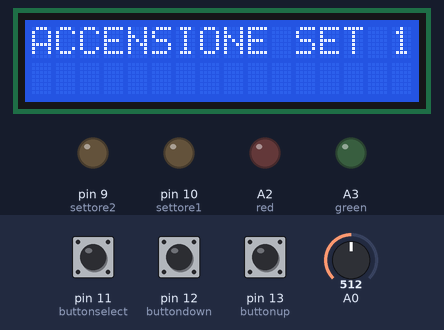
This sketch was run on a simulated Arduino Uno, built with avr-gcc and run on an emulated ATmega328P. On the bench: 16×2 character LCD, output pins drawn as LEDs (lit = HIGH). Inputs (shaded band) come from the test bench; at power-on: pin 11 (buttonselect) HIGH, pin 12 (buttondown) HIGH, pin 13 (buttonup) HIGH, A0 = 512.

Above: at 1.2 s.
1.3 s: pin 11 (buttonselect) pulled LOW for 0.15 s
At 2.0 s:
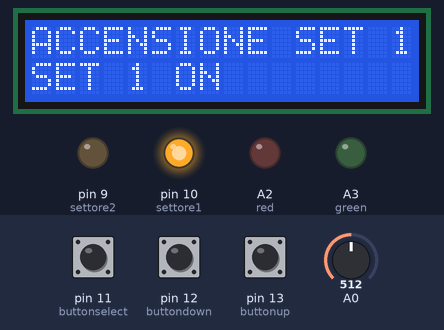
2.9 s: pin 12 (buttondown) pulled LOW for 0.15 s
At 4.2 s:
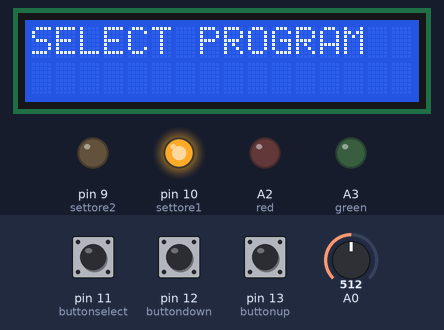
4.5 s: pin 11 (buttonselect) pulled LOW for 1 s
At 6.7 s:
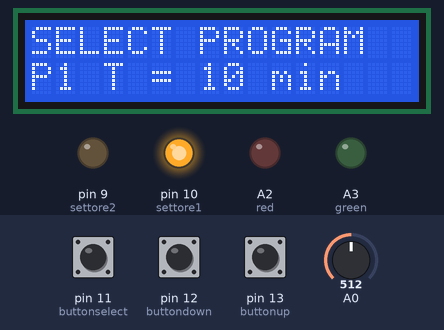
7.0 s: pin 12 (buttondown) pulled LOW for 1 s
At 8.7 s:
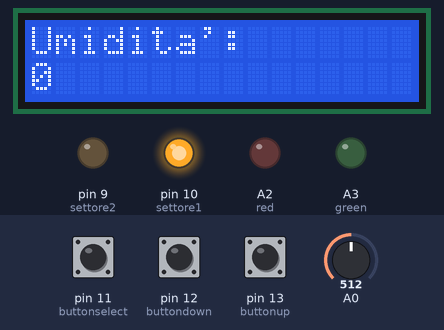
9.5 s: pin 12 (buttondown) pulled LOW for 0.15 s
At 10.7 s:
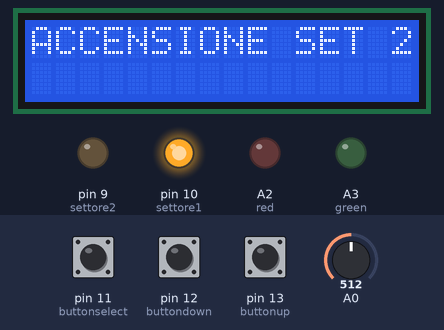
11.1 s: pin 11 (buttonselect) pulled LOW for 0.15 s
At 11.9 s:
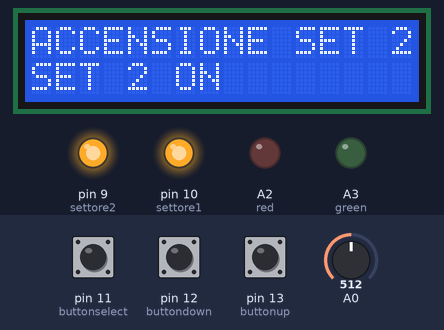
Timing chart, 0 to 13.7 s (numbered marks = the images above; inputs shaded):
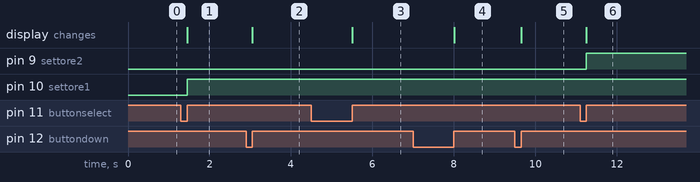

The sketch:

3_programmazioni.ino
```cpp
#define buttonup 13 //pulsante SU al pin 13
#define buttondown 12 //Pulsante GIU al pin 12
#define buttonselect 11 //Pulsante SELEZIONA al pin 9

#define red A2 //LED rosso al pin A2
#define green A3 //LED verde al pin A3

#define settore1 10 //Relè 1 al pin 10
#define settore2 9 //Rele 2 al pin 9

#define umidity A0 //sensore umidità terreno al pin A0
const int soglia_critica = 300; //soglia critica umidità terreno
int valore; //variabile umidità terreno

int prog;

//Funzioni dei vari cicli
void changeMenu();
void dispMenu();
void mostraMsg();

void controlsettore1();
void controlsettore2();
void umidita();


//Variabili globali
char menu = 0x01;
char set1 = 0x00, set2 = 0x00 , set3 = 0x00;
boolean t_buttonup, t_buttondown, t_buttonselect;


//DISPLAY Mappa Hardware

#include <LiquidCrystal.h>

LiquidCrystal lcd ( 2,   //RS
                    3,  //EN
                    4,  //D4
                    5,  //D5
                    6,  //D6
                    7); //D7

void setup() {

  lcd.begin(16, 2);

  pinMode(buttonup, INPUT_PULLUP);
  pinMode(buttondown, INPUT_PULLUP);
  pinMode(buttonselect, INPUT_PULLUP);

  pinMode(red, OUTPUT); //LED ROSSO
  pinMode(green, OUTPUT); //LED VERDE
  pinMode(settore1, OUTPUT); //RELÈ 1 (settore 1)
  pinMode(settore2, OUTPUT); //RELÈ 2 (settore 2)

  digitalWrite (settore1, LOW);    //Imposto inizialmente il relè1 (settore 1)  allo stato basso (spento)
  digitalWrite (settore2, LOW);    //Imposto inizialmente il relè2 (settore 2) allo stato basso (spento)

  prog = 1; //imposto inizialmente il programma di irrigazione 1 (default)

  t_buttonup   = 0x00;             //Inizializza le variabili come ZERO
  t_buttondown = 0x00;
  t_buttonselect  = 0x00;
}

void loop() {
  changeMenu();               //Menu di scambio
  dispMenu();                //Selezionare il menu

  int valore = analogRead(A0); //Legge il valore analogico
  Serial.println(valore); //Stampa a schermo il valore
}
//Funzioni
void changeMenu() {

  if (digitalRead(buttonup) == 0x00) {     //Setta la variabile in 1 se si preme il pulsante UP
    t_buttonup = 0x01;
  }

  if (digitalRead(buttondown) == 0x00) {    //Setta la variabile in 1 se si preme il pulsante DOWN
    t_buttondown = 0x01;
  }

  if (digitalRead(buttonup) && t_buttonup) {
    t_buttonup = 0x00;
    lcd.clear();        //Cancella Schermo lcd
    menu++;
    if (menu > 0x04) {
      menu = 0x01;
    }
  }
  if (digitalRead(buttondown) && t_buttondown) {
    t_buttondown = 0x00;
    lcd.clear();
    menu--;
    if (menu < 0x01) {
      menu = 0x04;
    }
  }
}

void dispMenu() {
  switch (menu) {
    case 0x01:
      controlsettore1(); //Funzione controllo settore 1
      break;
    case 0x02:
      controlsettore2(); //Funzione controllo settore 2
      break;
    case 0x03:
      umidita(); //Funzione controllo umidità
      break;
    case 0x04:
      controlRTC(); //Funzione controllo modulo RTC
      break;
  }
}

/*Ciclo per la funzione controllo settore1*/
void controlsettore1() {
  lcd.setCursor(0, 0);
  lcd.print("ACCENSIONE SET 1");

  if (digitalRead(buttonselect) == 0x00) {
    t_buttonselect = 0x01;
  }
  if (digitalRead(buttonselect) && t_buttonselect) {
    t_buttonselect = 0x00;
    set1++;

    if (set1 > 2) {
      set1 = 0x01;
    }
    switch (set1) {
      case 0x01:
        lcd.clear();
        lcd.setCursor(0, 1);
        digitalWrite (settore1, HIGH);  //Accendo il settore 1
        lcd.print("SET 1 ON");
        break;
      case 0x02:
        lcd.clear();
        lcd.setCursor(0, 1);
        digitalWrite (settore1, LOW);  //Spengo il settore 1
        lcd.print("SET 1 OFF");
        break;
    }
  }
}
/*Ciclo per la funzione controllo settore 2*/
void controlsettore2() {
  lcd.setCursor(0, 0);
  lcd.print("ACCENSIONE SET 2");

  if (digitalRead(buttonselect) == 0x00) {
    t_buttonselect = 0x01;
  }
  if (digitalRead(buttonselect) && t_buttonselect) {
    t_buttonselect = 0x00;
    set2++;

    if (set2 > 2) {
      set2 = 0x01;
    }
    switch (set2) {
      case 0x01:
        lcd.clear();
        lcd.setCursor(0, 1);
        digitalWrite (settore2, HIGH);
        lcd.print("SET 2 ON");
        break;
      case 0x02:
        lcd.clear();
        lcd.setCursor(0, 1);
        digitalWrite (settore2, LOW);
        lcd.print("SET 2 OFF");
        break;
    }
  }
}

/*Ciclo per la funzione controllo umidità*/
void umidita() {
  lcd.setCursor(0, 0);
  lcd.print("Umidita': ");
  lcd.setCursor(0, 1);
  lcd.print(valore);
  delay(10);
}


/*Ciclo per la funzione controllo modulo RTC*/
void controlRTC() {
  lcd.setCursor(0, 0);
  lcd.print("SELECT PROGRAM");

  if (digitalRead(buttonselect) == 0x00) {
    t_buttonselect = 0x01;
  }
  if (digitalRead(buttonselect) && t_buttonselect) {
    t_buttonselect = 0x00;
    set3++;

    if (set3 > 3) {
      set3 = 0x01;
    }
    switch (set3) {
      case 0x01:
        lcd.clear();
        lcd.setCursor(0, 1);
        lcd.print("P1 T = 10 min");
        prog = 1;
        break;
      case 0x02:
        lcd.clear();
        lcd.setCursor(0, 1);
        lcd.print("P2 T = 05 min");
        prog = 2;
        break;
       case 0x03:
        lcd.clear();
        lcd.setCursor(0, 1);
        lcd.print("P3 T = 15 min");
        prog = 3;
        break;
    }
  }
}
```

Measured:
- after the input at 1.3 s, pin 10 (settore1): LOW → HIGH after 0.15 s; the display: first changes after 0.16 s (image 1 shows a later state)
- after the input at 2.9 s, the display: changes after 0.16 s (image 2)
- after the input at 4.5 s, the display: first changes after 1.0 s (image 3 shows a later state)
- after the input at 7.0 s, the display: changes after 1.0 s (image 4)
- after the input at 9.5 s, the display: changes after 0.16 s (image 5)
- after the input at 11.1 s, pin 9 (settore2): LOW → HIGH after 0.15 s; the display: first changes after 0.15 s (image 6 shows a later state)
